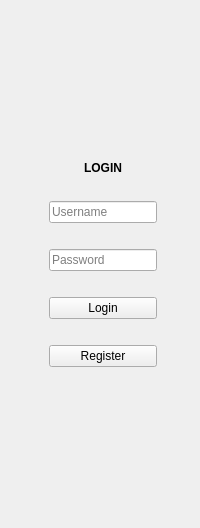
      <widget class="QWidget" name="login_page">
       <layout class="QGridLayout" name="gridLayout_2">
        <item row="0" column="1">
         <spacer name="v_space1">
          <property name="orientation">
           <enum>Qt::Vertical</enum>
          </property>
          <property name="sizeType">
           <enum>QSizePolicy::Preferred</enum>
          </property>
          <property name="sizeHint" stdset="0">
           <size>
            <width>20</width>
            <height>150</height>
           </size>
          </property>
         </spacer>
        </item>
        <item row="1" column="2">
         <spacer name="h_space2">
          <property name="orientation">
           <enum>Qt::Horizontal</enum>
          </property>
          <property name="sizeHint" stdset="0">
           <size>
            <width>20</width>
            <height>20</height>
           </size>
          </property>
         </spacer>
        </item>
        <item row="1" column="1">
         <layout class="QVBoxLayout" name="v_box1">
          <item>
           <layout class="QFormLayout" name="f_box">
            <property name="verticalSpacing">
             <number>26</number>
            </property>
            <item row="0" column="1">
             <widget class="QLabel" name="login_text">
              <property name="sizePolicy">
               <sizepolicy hsizetype="Expanding" vsizetype="Fixed">
                <horstretch>0</horstretch>
                <verstretch>0</verstretch>
               </sizepolicy>
              </property>
              <property name="font">
               <font>
                <pointsize>9</pointsize>
                <weight>75</weight>
                <bold>true</bold>
               </font>
              </property>
              <property name="focusPolicy">
               <enum>Qt::NoFocus</enum>
              </property>
              <property name="text">
               <string>LOGIN</string>
              </property>
              <property name="alignment">
               <set>Qt::AlignCenter</set>
              </property>
             </widget>
            </item>
            <item row="2" column="1">
             <widget class="QLineEdit" name="password_edit">
              <property name="echoMode">
               <enum>QLineEdit::Password</enum>
              </property>
              <property name="placeholderText">
               <string>Password</string>
              </property>
             </widget>
            </item>
            <item row="1" column="1">
             <widget class="QLineEdit" name="username_edit">
              <property name="placeholderText">
               <string>Username</string>
              </property>
             </widget>
            </item>
            <item row="3" column="1">
             <widget class="QPushButton" name="login_button">
              <property name="text">
               <string>Login</string>
              </property>
             </widget>
            </item>
            <item row="4" column="1">
             <widget class="QPushButton" name="register_button">
              <property name="text">
               <string>Register</string>
              </property>
             </widget>
            </item>
           </layout>
          </item>
         </layout>
        </item>
        <item row="2" column="1">
         <spacer name="v_space2">
          <property name="orientation">
           <enum>Qt::Vertical</enum>
          </property>
          <property name="sizeType">
           <enum>QSizePolicy::Preferred</enum>
          </property>
          <property name="sizeHint" stdset="0">
           <size>
            <width>20</width>
            <height>150</height>
           </size>
          </property>
         </spacer>
        </item>
        <item row="1" column="0">
         <spacer name="h_space1">
          <property name="orientation">
           <enum>Qt::Horizontal</enum>
          </property>
          <property name="sizeHint" stdset="0">
           <size>
            <width>20</width>
            <height>20</height>
           </size>
          </property>
         </spacer>
        </item>
       </layout>
      </widget>
